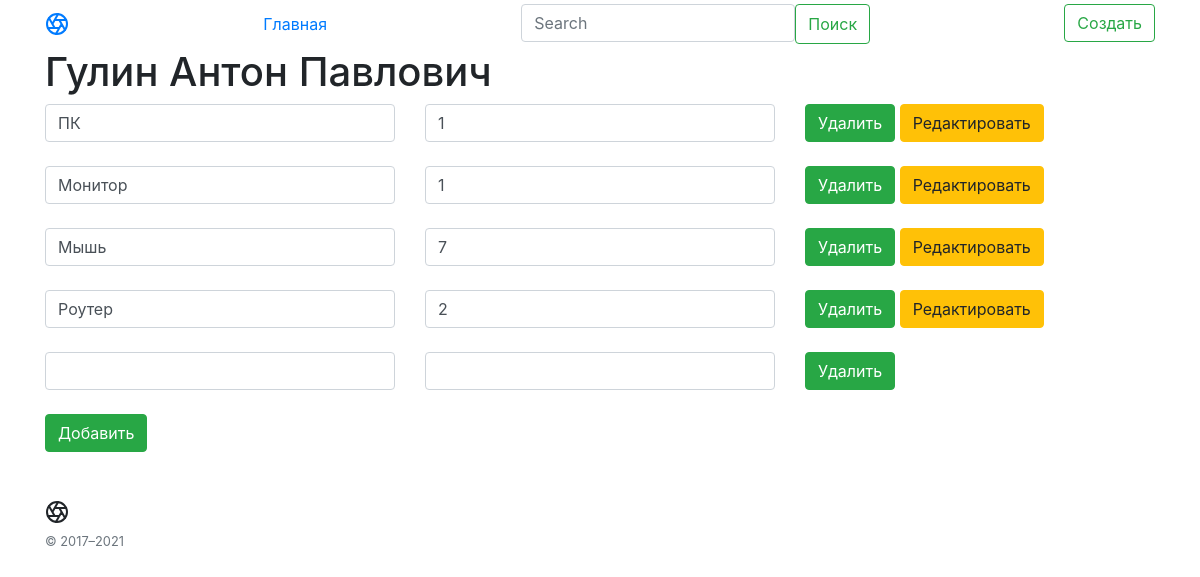
Screenshot of /inventory/3 with the database file from the repository.
### main.py (models this page shows, shortened)
class Article(db.Model):
    id = db.Column(db.Integer, primary_key=True)
    title = db.Column(db.String(100), nullable=False)
    intro = db.Column(db.String(300), nullable=False)
    date = db.Column(db.DateTime, default=datetime.utcnow)

class Equipment(db.Model):
    id = db.Column(db.Integer, primary_key=True)
    eq = db.Column(db.String(100), nullable=False)
    col = db.Column(db.Integer, nullable=False)
    user_id = db.Column(db.Integer, db.ForeignKey('article.id'))

### main.py (the view)
@app.route('/inventory/<int:id>')
def equip(id):
    article = Article.query.get(id)
    equipment = Equipment.query.all()
    return render_template("eq.html", article=int(article.id), equipment=equipment, name=article)

### templates/eq.html (shortened to what this page needs)
{% extends 'base.html' %}
{% block body %}
<div class="container">
    <h1>{{ name.title }}</h1>
    {% for el in equipment %}
    {% if el.user_id == article %}
    <form action="/inventory/{{ name.id }}/{{ el.id }}/updateeq" method="POST">
        <div class="row">
            <div class="col"><input type="text" name="eq.{{el.id}}" id="eq.{{el.id}}" class="form-control" value="{{ el.eq }}">
            </div>
            <div class="col">
                <input name="col.{{el.id}}" id="col.{{el.id}}" class="form-control" value="{{ el.col }}">
            </div>
            <div class="col">
                <a href="/inventory/{{ name.id }}/{{ el.id }}/deleteeq" class="btn btn-success">Удалить</a>
                <button formaction="/inventory/{{ name.id }}/{{ el.id }}/show" type="submit" class="btn btn-warning">Редактировать</button>
            </div>
        </div>
        <br>
        {% endif %}
        {% endfor %}
    </form>
    <form action="/inventory/{{ name.id }}/{{ equipment[-1].id+1 }}/new/{{ equipment[-1].id }}" method="POST">
        <div class="row">
            <div class="col"><input type="text" name="eq_id" id="eq_id" class="form-control"></div>
            <div class="col"><input name="col_id" id="col_id" class="form-control"></div>
            <div class="col"><a href="/inventory/{{ name.id }}/{{ equipment[-1].id }}/deleteeq" class="btn btn-success">Удалить</a>
            </div>
        </div>
        <br>
        <button type="submit" class="btn btn-success">Добавить</button>
    </form>
</div>
{% endblock %}

### rows the page displays
Article: title "Гулин Антон Павлович"
Equipment: eq "ПК", col "1"
Equipment: eq "Монитор", col "1"
Equipment: eq "Мышь", col "7"
Equipment: eq "Роутер", col "2"
